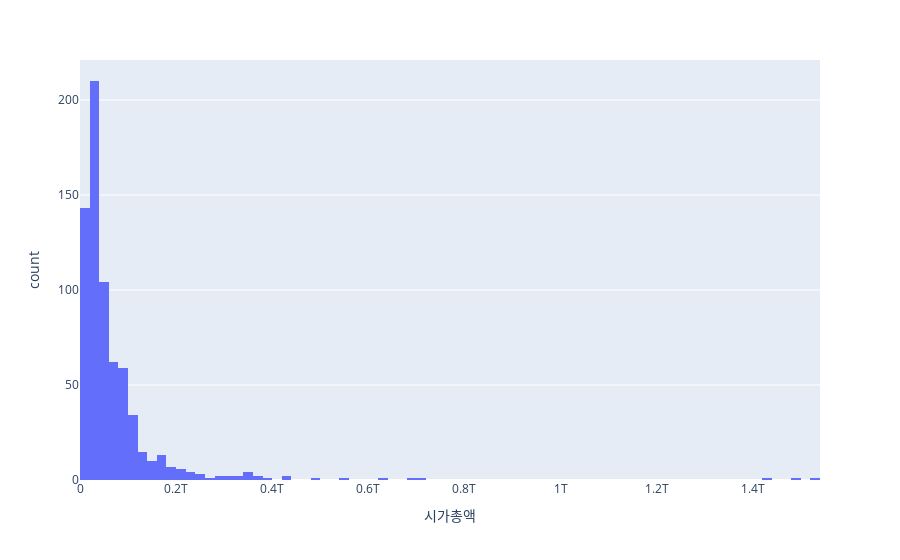

Here is the notebook cell this chart was saved with:
### Code cell
listed_company_df = pd.merge(company_df, dataframe, on='종목코드', how='inner')
filtered_companies = listed_company_df[['종목명_x', '시장구분_x', '업종명', '상장주식수_x','업종코드', '시가총액']]
#KOSPI
KOSDAQ_companies = filtered_companies[filtered_companies['시장구분_x']=="KOSDAQ"].sort_values(by=['시가총액'])
df =  KOSDAQ_companies['시가총액']
fig = px.histogram(df, x="시가총액")
fig.show()

KOSDAQ_companies = filtered_companies[filtered_companies['시장구분_x']=="KOSDAQ"].sort_values(by=['시가총액'])

KOSDAQ_companies = KOSDAQ_companies.loc[KOSDAQ_companies['시가총액'] < 10**11]
print(KOSDAQ_companies.info())

KOSDAQ_groupby_sum = KOSDAQ_companies.groupby('업종명')['시가총액'].agg(시가총액='sum', MyCount='count').sort_values(by=['시가총액'])
KOSDAQ_groupby_mean = KOSDAQ_companies.groupby('업종명').mean().sort_values(by=['시가총액'])


KOSDAQ_groupby_sum = KOSDAQ_groupby_sum[-10:]
KOSDAQ_groupby_mean = KOSDAQ_groupby_mean[-10:]

plt.rcParams['font.family'] = 'AppleGothic'
plt.rcParams['text.color'] = 'white'
plt.rcParams["figure.figsize"] = (30,6)
plt.xticks(color='w')
plt.yticks(color='w')


plt.bar(KOSDAQ_groupby_sum.index.to_list(), KOSDAQ_groupby_sum['시가총액'].to_list())
plt.title('1조 5천억이상 기업들의 업종별 시가총액 합')
plt.show()

plt.bar(KOSDAQ_groupby_mean.index.to_list(), KOSDAQ_groupby_mean['시가총액'].to_list())
plt.title('1조 5천억이상 기업들의 업종별 시가총액 평균')

plt.xticks(color='w')
plt.yticks(color='w')
plt.show()
#plt.hist(KOSDAQ_groupby_sum['매출액'].to_list())

### Figure 1 — Plotly figure (JSON) as saved in the notebook; plotly's stock layout.template omitted (floating-point values rounded to 4 significant figures; data arrays with more than 128 entries replaced by an {"elided": "..."} marker saying what was removed)
{"data": [{"alignmentgroup": "True", "bingroup": "x", "hovertemplate": "시가총액=%{x}<br>count=%{y}<extra></extra>", "legendgroup": "", "marker": {"color": "#636efa", "pattern": {"shape": ""}}, "name": "", "offsetgroup": "", "orientation": "v", "showlegend": false, "type": "histogram", "x": {"elided": "694 int values"}, "xaxis": "x", "yaxis": "y"}], "layout": {"barmode": "relative", "legend": {"tracegroupgap": 0}, "margin": {"t": 60}, "xaxis": {"anchor": "y", "domain": [0, 1], "title": {"text": "시가총액"}}, "yaxis": {"anchor": "x", "domain": [0, 1], "title": {"text": "count"}}}}
